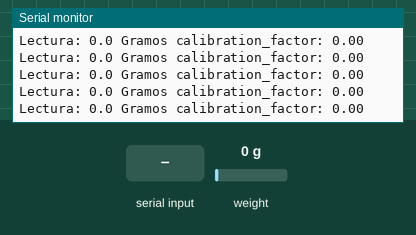
Simulated run of this sketch. Board: Arduino Uno, built with avr-gcc and run on an emulated ATmega328P. Shown: the last lines printed to the serial monitor. The test bench sets the inputs (shaded band); at power-on: weight on the scale 0 g.

Above: at 3.2 s.
3.3 s: weight on the scale set to 100 g
At 3.36 s:
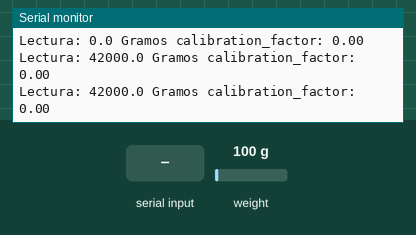
6.3 s: byte 30 received over Serial
At 6.4 s:
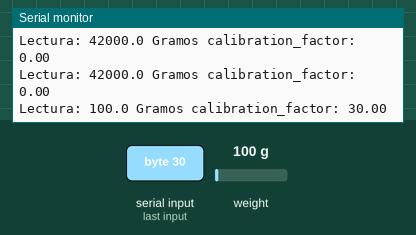
9.3 s: byte 90 received over Serial
At 9.43 s:
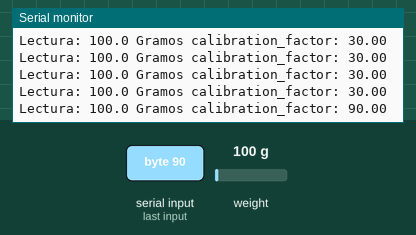
12.3 s: weight on the scale set to 1250 g
At 12.37 s:
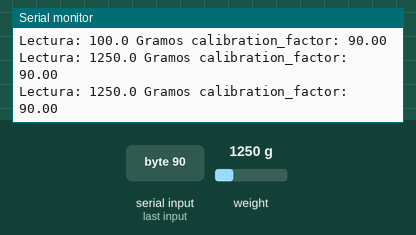
15.3 s: weight on the scale set to 100 g
At 19.25 s:
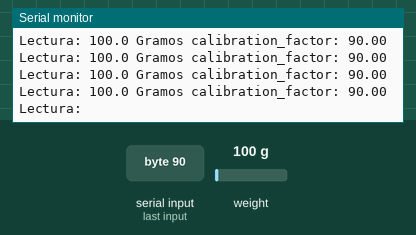
Timing chart, 0 to 19.3 s (numbered marks = the images above; inputs shaded):
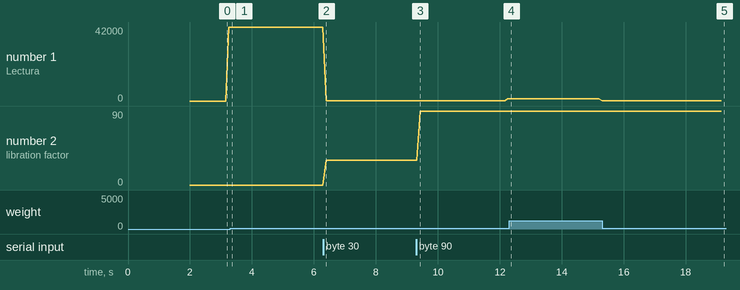

Measured:
- after the input at 3.3 s, the serial monitor: prints a new line after 0.06 s (image 1)
- after the input at 6.3 s, the serial monitor: prints a new line after 0.09 s (image 2)
- after the input at 9.3 s, the serial monitor: prints a new line after 0.13 s (image 3)
- after the input at 12.3 s, the serial monitor: prints a new line after 0.06 s (image 4)
- after the input at 15.3 s, the serial monitor: prints a new line after 0.10 s (image 5)
- plotted number 1: 42000 → 100 after the input at 6.3 s, 100 → 1250 after the input at 9.3 s
- plotted number 2: 0 → 30 after the input at 6.3 s, 30 → 90 after the input at 9.3 s

The sketch:

CeldaCarga.ino
```cpp
#include "HX711.h"

#define LOADCELL_DOUT_PIN  A0
#define LOADCELL_SCK_PIN  A1

HX711 scale;

float calibration_factor = 0;

void setup() {
  Serial.begin(9600);

  scale.begin(LOADCELL_DOUT_PIN, LOADCELL_SCK_PIN);
  scale.set_scale();
  scale.tare();  //Reset the scale to 0

  long zero_factor = scale.read_average();
}

void loop() {

  scale.set_scale(calibration_factor);

  Serial.print("Lectura: ");
  Serial.print(scale.get_units(), 1);
  Serial.print(" Gramos");
  Serial.print(" calibration_factor: ");
  Serial.print(calibration_factor);
  Serial.println();

  if(Serial.available())
  {
    int temp = Serial.read();
    calibration_factor = temp;
  }
}
```
